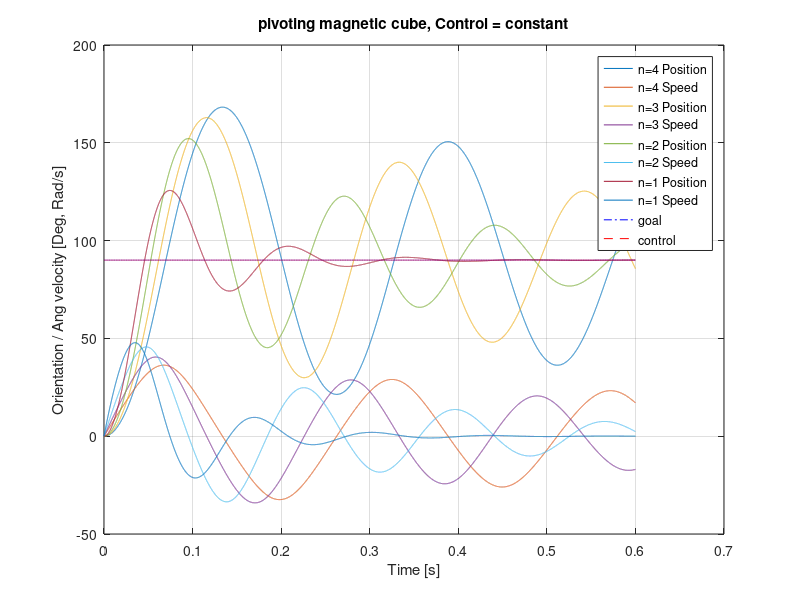
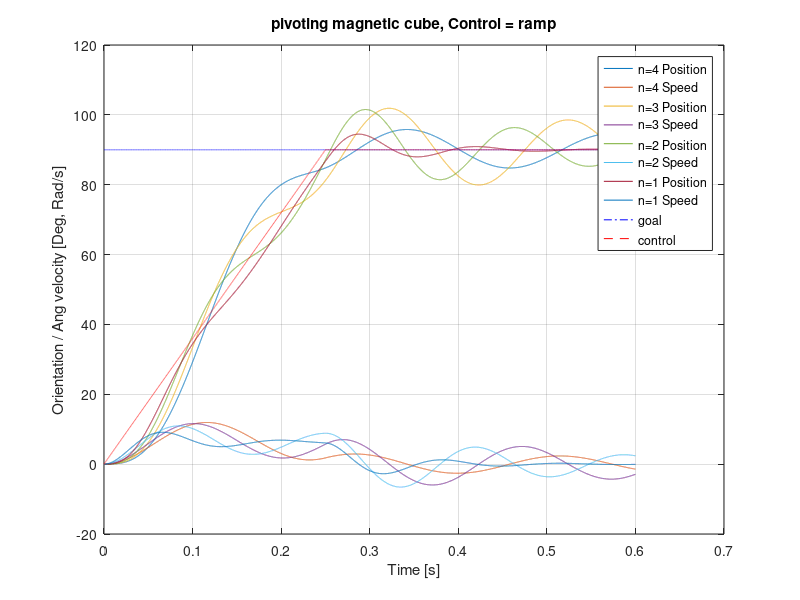
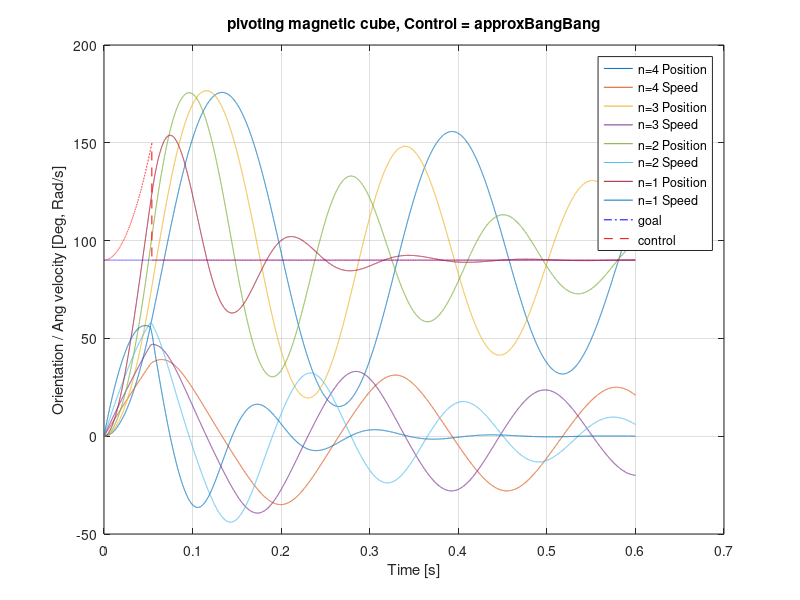
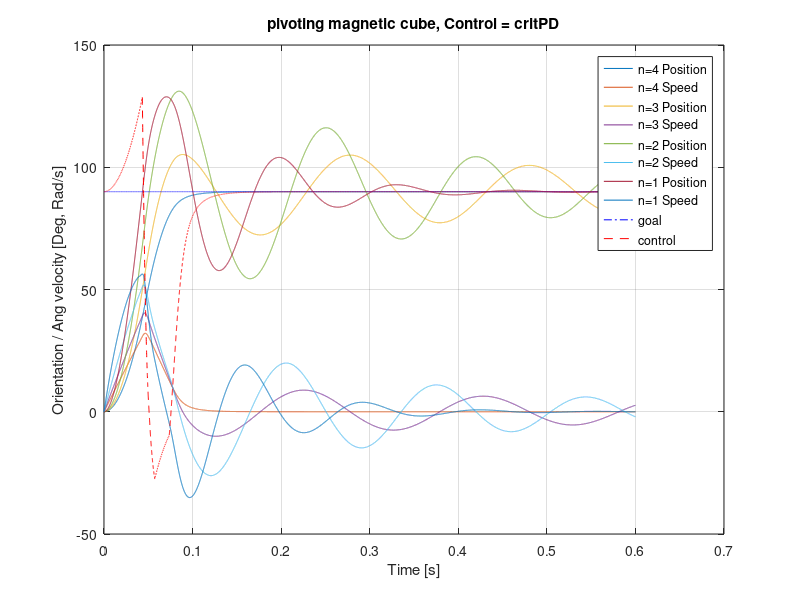

MATLAB code to generate these figures, in order:
function openLoopControlMultipleMagneticPoly()
% given a polyomino made of magnet cubes, we want to orient it to a new
% direction as fast as possible.  What is the sequence of magnetic inputs
% we should use?  Currently we tried
% (1) setting the magnetic field to the desired orientation
% (2) using a 'bang-bang' control on magnetic orientation to ramp up the
% angular velocity and then ramp it down to stop at the goal.
% (3) linearly interpolate the magnetic orientation.
% of these, (2) was especially bad because torque =
% mu*beta*sin(MagOrientation - MagnetOrientation).  beta is the magnetic
% moment of one cube, so a device composed of n cubes has torque
% n*mu*beta*sin(MagOrientation - MagnetOrientation)
% Assume that friction is proportional to angular speed.
% The inertia of a cuboid is 1/12*mass*(length^2 + width^2) about a
% vertical axis passing through the cuboid's center of mass.
% by the Parallel Axis theorem, https://en.wikipedia.org/wiki/Parallel_axis_theorem
%Inertia_end = Inertia_centerOfMass + m*d^2, where d is the perpendicular
%distance between axes z and z'
% since we are turning about an edge, d = length/2, so mass*d^2 =
% mass*length^2/4
%Inertia_end = 1/12*mass*(length^2 + width^2) + 1/4*mass*(length^2)
%Inertia_end = 1/4*mass*(length^2+ 1/3*length^2 + 1/3*width^2)
%Inertia_end = 1/4*mass*(4/3*length^2 + 1/3*width^2)

%d/dt  MagnetOrientation = MagnetOrientationVelocity
%d/dt MagnetOrientationVelocity = n*mu*beta*sin(MagOrientation - MagnetOrientation) -

% Ramp control seems best.  The constant jump incites a lot of oscillation
% and overshoot.  The PD controller is great for the one values it is tuned
% for.  Same for approxBangBang, which is 


T = 0:0.00005:0.6;
numCubes = [4,3,2,1];%[1,2,3,4];
S = zeros(1,2*numel(numCubes));  %initial state.
G = [pi/2 0];  %goal state [angle (rad), angularVelocity (rad/s)]: 90 deg, no velocity.

% controls = {'critPD'};
controls = {'constant','ramp','approxBangBang','critPD','highGainPD'};
for j = 1:numel(controls)
    utype = controls{j};
    [t, y] = ode45(@(t,y) odefunMagnetCube(t,y,numCubes,G,utype), T, S);

    figure(j); clf
    plot(t,y.*repmat([180/pi,1],1,numel(numCubes)))
    ylabel('Orientation / Ang velocity [Deg, Rad/s]')
    hold on
    us = zeros(size(t));
    for i = 1:numel(t)
        us(i) = setControl(y(i,:),G(1),t(i),utype);
    end
    plot(t,G(1)*ones(size(t))*180/pi,'b-.')
    plot(t,us*180/pi,'r--') 
    legEntries = cell(1,2+2*numel(numCubes));
    for i = 1:numel(numCubes)
        legEntries(2*i-1:2*i) = {['n=',num2str(numCubes(i)), ' Position'],[ 'n=', num2str(numCubes(i)),' Speed']};
    end
    legEntries(end-1:end) = {'goal','control'};
    legend(legEntries)
    xlabel('Time [s]')
    title(['pivoting magnetic cube, Control = ',utype]);
    grid on
end
    function u= setControl(y,goalAng,t,utype)
        if strcmp(utype, 'constant')
            u = constControl(y,goalAng,t);
        elseif strcmp(utype, 'ramp')
            u = rampControl(y,goalAng,t);
        elseif strcmp(utype, 'approxBangBang')
            u = approxBangBangControl(y,goalAng,t);
        elseif strcmp(utype, 'critPD')
            u = critPDControl(y,goalAng,t);
        elseif strcmp(utype, 'highGainPD')
            u = highGainPDControl(y,goalAng,t);
        end
    end

    function outAng = ClipPlusMinusHalfPi(curang, inAng)
       outAng = max( min(inAng,curang+pi/2 ),curang-pi/2);
    end

function u = highGainPDControl(y,goalAng,t)
        ang = y(1);
        Kp = 50;
        Kd = 0.12;   
        %For Kp =2, Kd 0.055 is slightly underdamped. 0.057 is overdamped
        %For Kp =1, Kd 0.01 is underdamped. 0.04 is slightly underdamped. 0.05 is overdamped
        propElement = Kp*(goalAng-ang);
        %feedforward term + clipped Kp -  Kd
        u = ClipPlusMinusHalfPi(ang, goalAng + propElement- Kd*y(2)); % + ClipPlusMinusHalfPi(ang,propElement) - Kd*y(2)  ;
       
    end

    function u = critPDControl(y,goalAng,t)
        ang = y(1);
        Kp = 10;
        Kd = 0.27; %0.12;   
        %For Kp =2, Kd 0.055 is slightly underdamped. 0.057 is overdamped
        %For Kp =1, Kd 0.01 is underdamped. 0.04 is slightly underdamped. 0.05 is overdamped
        propElement = Kp*(goalAng-ang);
        %feedforward term + clipped Kp -  Kd
        u = ClipPlusMinusHalfPi(ang, goalAng + propElement- Kd*y(2)); % + ClipPlusMinusHalfPi(ang,propElement) - Kd*y(2)  ;
       
    end


    function u = approxBangBangControl(y,goalAng,t)
        ang = y(1);
        if t > 0.054         % critical time (stop applying bang bang)
            u = goalAng;           %                 overshoot  ans    undershoot
        elseif ang < goalAng-0.497  %critical angle   [0.045,0.48 0.495,0.497,0.4972 ans,0.4975,0.498 , 0.05]
            u = ang+pi/2;
        else
            u = ang-pi/2;
        end
    end


    function u = constControl(y,goalAng,t)
        u = goalAng;
    end

    function u = rampControl(y,goalAng,t)
        finalTime = 0.25;
        if t<finalTime
            u = t/finalTime*goalAng;
        else
            u = goalAng;
        end
    end


    function dydt = odefunMagnetCube(t,y,numCubes,G, utype)
        length = 0.01; % meters = 10 millimeter
        width = 0.01; %  meters = 10 millimeter
        mubeta = 1; %strength of magnetic field and cube dipole
        mass = 10; %grams
        b= 0.01; %friction
        u = setControl(y(1:2),G(1),t,utype);
        dydt = zeros(size(y));
        for k = 1:numel(numCubes)
            Inertia = 1/4*mass*(4/3*(numCubes(k)*length)^2 + 1/3*width^2) ;
            angAcc = 1/Inertia*(  numCubes(k)*mubeta*sin(u - y(2*k-1)) - b*y(2*k)  );
            dydt(2*k-1:2*k) = [y(2*k);
            angAcc];
        end
    end

end
